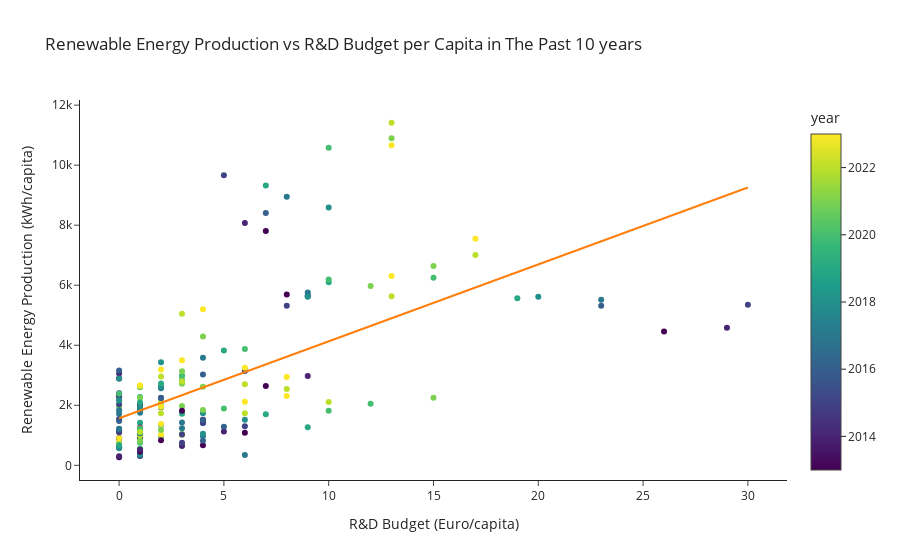

Write notebook code for a chart like this one.
### Code cell
import plotly.express as px

fig = px.scatter(merged_df, x="budget_(Euro/capita)", y="value_(kWh/capita)", color="year", hover_name="country_name",
           trendline="ols", template="simple_white", title='Renewable Energy Production vs R&D Budget per Capita in The Past 10 years')

fig.update_traces(textposition="top center")

fig.update_layout(
    xaxis_title= "R&D Budget (Euro/capita)",
    yaxis_title= "Renewable Energy Production (kWh/capita)",
    legend_title_text= "Year"
)

fig.show()

### Figure 1 — Plotly figure (JSON) as saved in the notebook; plotly's stock layout.template omitted (floating-point values rounded to 4 significant figures; data arrays with more than 128 entries replaced by an {"elided": "..."} marker saying what was removed)
{"data": [{"hovertemplate": "<b>%{hovertext}</b><br><br>budget_(Euro/capita)=%{x}<br>value_(kWh/capita)=%{y}<br>year=%{marker.color}<extra></extra>", "hovertext": {"elided": "187 str values"}, "legendgroup": "", "marker": {"color": {"elided": "187 int values"}, "coloraxis": "coloraxis", "symbol": "circle"}, "mode": "markers", "name": "", "orientation": "v", "showlegend": false, "textposition": "top center", "type": "scatter", "x": {"elided": "187 int values"}, "xaxis": "x", "y": {"elided": "187 int values"}, "yaxis": "y"}, {"hovertemplate": "<b>OLS trendline</b><br>value_(kWh/capita) = 256.308 * budget_(Euro/capita) + 1566.54<br>R<sup>2</sup>=0.370924<br><br>budget_(Euro/capita)=%{x}<br>value_(kWh/capita)=%{y} <b>(trend)</b><extra></extra>", "legendgroup": "", "marker": {"symbol": "circle"}, "mode": "lines", "name": "", "showlegend": false, "textposition": "top center", "type": "scatter", "x": {"elided": "187 int values"}, "xaxis": "x", "y": {"elided": "187 float values"}, "yaxis": "y"}], "layout": {"coloraxis": {"colorbar": {"title": {"text": "year"}}, "colorscale": [[0, "#440154"], [0.1111, "#482878"], [0.2222, "#3e4989"], [0.3333, "#31688e"], [0.4444, "#26828e"], [0.5556, "#1f9e89"], [0.6667, "#35b779"], [0.7778, "#6ece58"], [0.8889, "#b5de2b"], [1, "#fde725"]]}, "legend": {"title": {"text": "Year"}, "tracegroupgap": 0}, "title": {"text": "Renewable Energy Production vs R&D Budget per Capita in The Past 10 years"}, "xaxis": {"anchor": "y", "domain": [0, 1], "title": {"text": "R&D Budget (Euro/capita)"}}, "yaxis": {"anchor": "x", "domain": [0, 1], "title": {"text": "Renewable Energy Production (kWh/capita)"}}}}
